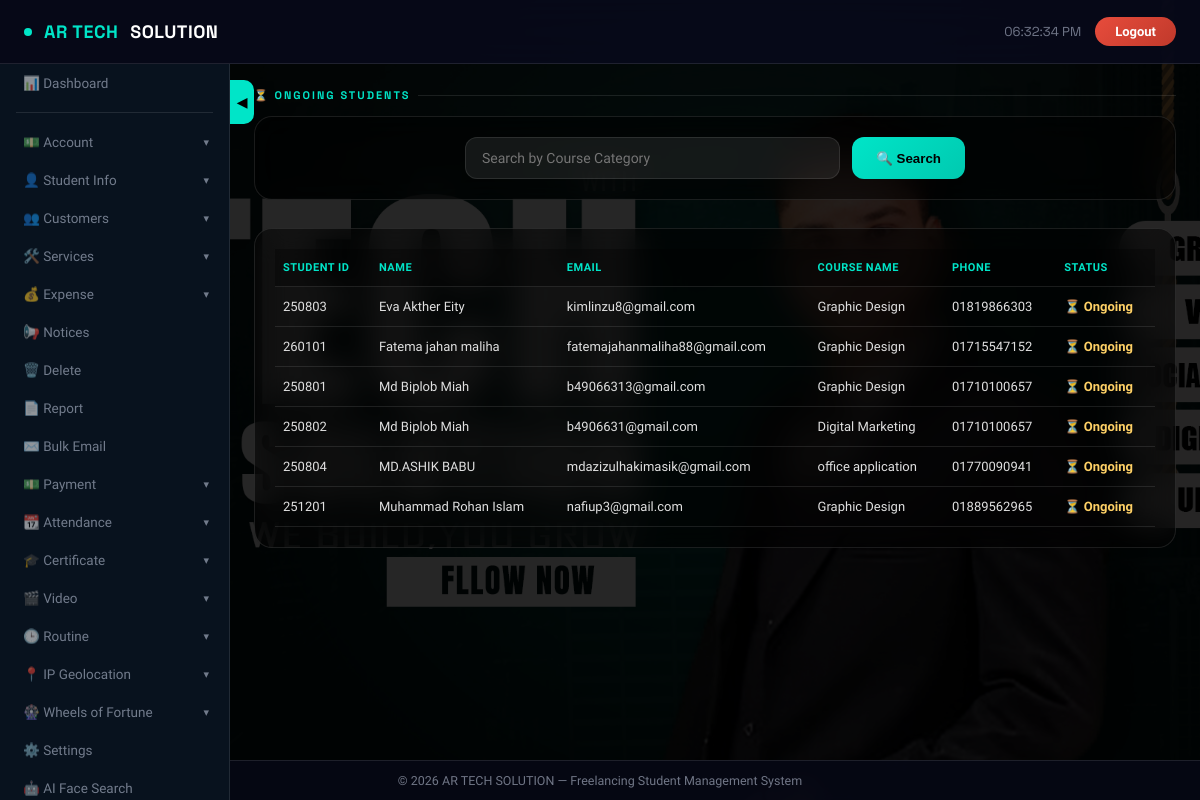
/admin/ongoing_students.php (signed in), run on an earlier commit of the app's database.
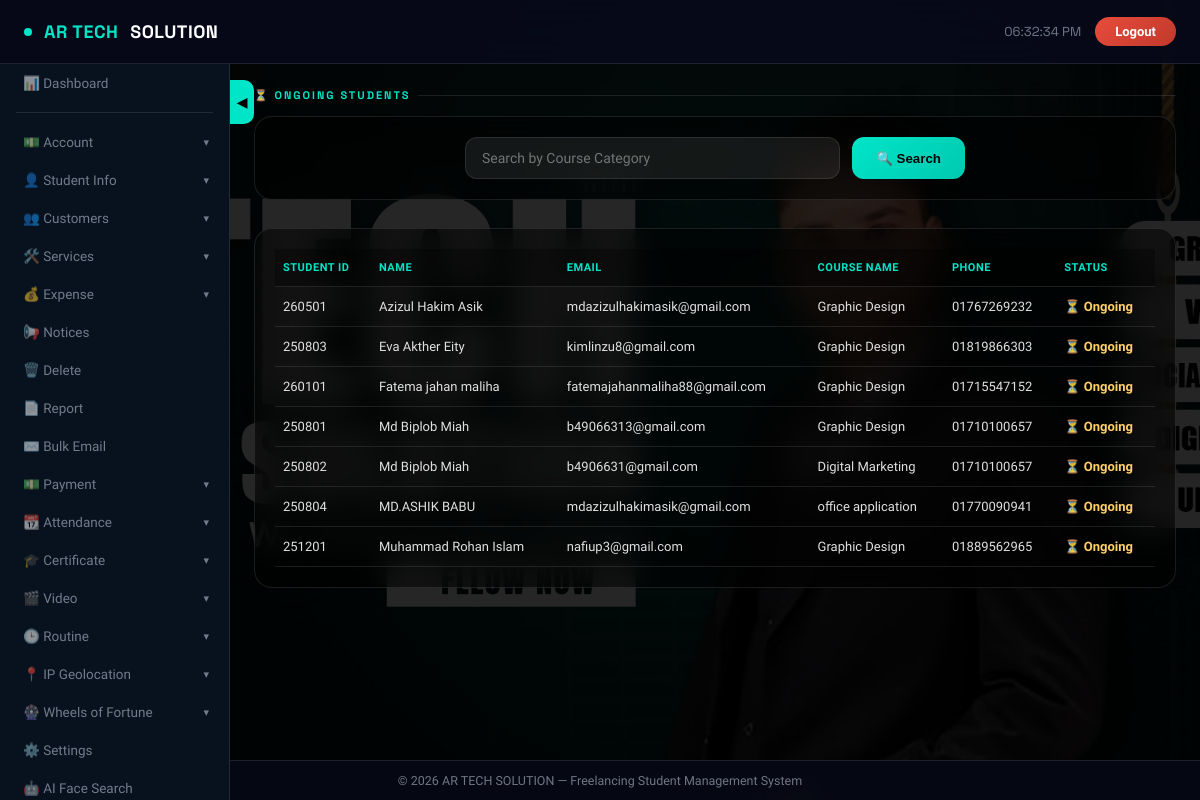
And on a later commit of the database.
### tables this page shows
CREATE TABLE `students` (
  `student_id` int(11) NOT NULL,
  `name` varchar(255) NOT NULL,
  `father_name` varchar(255) DEFAULT NULL,
  `mother_name` varchar(255) DEFAULT NULL,
  `dob` date DEFAULT NULL,
  `present_address` text DEFAULT NULL,
  `permanent_address` text DEFAULT NULL,
  `id_type` enum('NID','Birth ID') NOT NULL,
  `nid_birth_id` varchar(50) DEFAULT NULL,
  `email` varchar(255) NOT NULL,
  `course_category` enum('Web Development','Graphic Design','Digital Marketing','Freelancing','office application') NOT NULL,
  `course_status` enum('ongoing','finished','incomplete') DEFAULT 'ongoing',
  `is_blocked` tinyint(1) DEFAULT 0,
  `issue_date` date DEFAULT NULL,
  `course_start_date` date DEFAULT NULL,
  `course_end_date` date DEFAULT NULL,
  `city` varchar(100) DEFAULT NULL,
  `district` varchar(100) DEFAULT NULL,
  `course_fee` decimal(10,2) DEFAULT NULL,
  `paid_fee` decimal(10,2) DEFAULT NULL,
  `profile_image` varchar(255) DEFAULT NULL,
  `created_at` timestamp NOT NULL DEFAULT current_timestamp(),
  `last_updated` timestamp NOT NULL DEFAULT current_timestamp() ON UPDATE current_timestamp(),
  `phone_number` varchar(20) DEFAULT NULL,
  `gender` varchar(10) DEFAULT NULL,
  `marital_status` varchar(20) DEFAULT NULL,
  `occupation` varchar(50) DEFAULT NULL,
  `religion` varchar(30) DEFAULT NULL,
  `country` varchar(50) DEFAULT NULL
);

### admin/config.php (called while the page is built, shortened)
<?php
if (!isset($conn)) {
    $conn = new mysqli("localhost", "root", "", "freelancing");
}
$settings = [];
$result = $conn->query("SELECT setting_key, setting_value FROM app_settings");
if ($result) {
    while ($row = $result->fetch_assoc()) {
        $settings[$row['setting_key']] = $row['setting_value'];
    }
}
$dark_mode = isset($settings['dark_mode']) && $settings['dark_mode'] == '1';
?>

### admin/ongoing_students.php (the view, shortened to what this page needs)
<?php
require_once 'config.php';
$search_category = '';
if (isset($_GET['category']) && !empty(trim($_GET['category']))) {
    $search_category = $conn->real_escape_string(trim($_GET['category']));
    $sql = "SELECT student_id, name, email, phone_number, course_status, course_category
            FROM students
            WHERE course_status = 'ongoing' AND course_category LIKE '%$search_category%'
            ORDER BY name ASC";
} else {
    $sql = "SELECT student_id, name, email, phone_number, course_status, course_category
            FROM students
            WHERE course_status = 'ongoing'
            ORDER BY name ASC";
}
$result = $conn->query($sql);
?>
<!DOCTYPE html>
<html lang="en">
<head>
</head>
<body class="<?php echo $dark_mode ? 'dark-mode' : ''; ?>">
<nav class="topnav">
    <div style="display:flex;align-items:center;gap:14px;">
        <div class="topnav-brand">
            <div class="brand-dot"></div>
            <span>AR TECH</span> SOLUTION
        </div>
    </div>
    <div class="topnav-right">
        <div class="topnav-time" id="liveClock"></div>
        <a href="logout.php" class="logout-btn">Logout</a>
    </div>
</nav>
<?php
include 'navigation.php';
?>
<div class="sidebar-toggle-pill" id="sidebarToggle">◀</div>
<main class="main" id="mainContent">
    <div class="section-title">⏳ Ongoing Students</div>
    <div class="search-card">
        <form method="GET" action="">
            <input type="text" name="category" placeholder="Search by Course Category" value="<?php echo htmlspecialchars($search_category); ?>">
            <button type="submit">🔍 Search</button>
        </form>
    </div>
    <div class="table-card">
        <?php if ($result->num_rows > 0): ?>
            <div style="overflow-x: auto;">
                <table>
                    <thead>
                        <tr>
                            <th>Student ID</th>
                            <th>Name</th>
                            <th>Email</th>
                            <th>Course Name</th>
                            <th>Phone</th>
                            <th>Status</th>
                        </tr>
                    </thead>
                    <tbody>
                        <?php while($row = $result->fetch_assoc()): ?>
                        <tr>
                            <td><?php echo htmlspecialchars($row['student_id']); ?></td>
                            <td><?php echo htmlspecialchars($row['name']); ?></td>
                            <td><?php echo htmlspecialchars($row['email']); ?></td>
                            <td><?php echo htmlspecialchars($row['course_category']); ?></td>
                            <td><?php echo htmlspecialchars($row['phone_number']); ?></td>
                            <td><span class="status-ongoing">⏳ <?php echo ucfirst($row['course_status']); ?></span></td>
                        </tr>
                        <?php endwhile; ?>
                    </tbody>
                </table>
            </div>
        <?php else: ?>
            <div class="no-data">⏳ No ongoing students found.</div>
        <?php endif; ?>
    </div>
</main>
<div class="footer">
    &copy; <?php echo date("Y"); ?> AR TECH SOLUTION — Freelancing Student Management System
</div>
</body>
</html>

What changed in the data, as far as the page shows it:
added students: student_id "260501", name "Azizul Hakim Asik", email "mdazizulhakimasik@gmail.com", course_category "Graphic Design", phone_number "01767269232", course_status "Ongoing"
